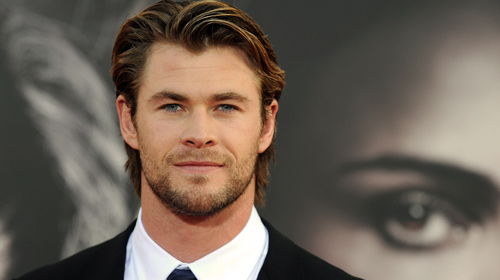
#> input picture images/Chris Hemsworth.jpg, 500 x 280 px
$ jupyter execute --allow-errors facenet.ipynb   (shell and % lines are left out)
#> lines starting #> are read from the running program, lines starting #| are printed output that depends on the picture
[cell 1]
import os, shutil

import cv2  # opencv
import numpy as np

from keras_facenet import FaceNet
from matplotlib import pyplot as plt
from mtcnn.mtcnn import MTCNN
from scipy.spatial import distance
from sklearn.model_selection import KFold
from sklearn.preprocessing import StandardScaler

[cell 2]
scaller = StandardScaler()
#> (the rest of this cell did not finish here and is left out)

[cell 3]
frame_test = cv2.imread('../images/Chris Hemsworth.jpg')
#> frame_test is the input picture: shape (280, 500, 3); mean B, G, R 86.4, 97.4, 109.5
gray_test=cv2.cvtColor(frame_test,cv2.COLOR_BGR2RGB)
#> (the rest of this cell did not finish here and is left out)

[cell 4]
class CustomScaller:
    def fit_transform(self, x:np.ndarray):
        # Не определился ещё
        # mean = np.mean(x, keepdims=True)
        # std = np.std(x, keepdims=True)
        # return (x - mean) / std
        max = np.max(x, keepdims=True)
        min = np.min(x, keepdims=True)
        return (x - min) / (max - min)

def norm(x, scaller=None):
    if scaller is None:
        scaller = CustomScaller()
    return scaller.fit_transform(x)

[cell 5]
def l2_normalize(x, axis=-1, epsilon=1e-10):
    output = x / np.sqrt(np.maximum(np.sum(np.square(x), axis=axis, keepdims=True), epsilon))
    return output
# l2_normalize(cv2.resize(frame_test[y_face:y_face+h_face, x_face:x_face+w_face], (160, 160)))

[cell 6]
def get_embeding(x:np.ndarray):
    return model.predict(
        norm(cv2.resize(x, (160, 160))
             .reshape(-1,160,160,3))
    )
#> (the rest of this cell did not finish here and is left out)

[cell 7]
def get_embedded_from_image(image):
    emb = []
    detected_faces = face_cascade.detectMultiScale(image,scaleFactor=1.2,minNeighbors=15)
    for (x_face,y_face,w_face,h_face) in detected_faces:
        emb.append(get_embeding(image[y_face:y_face+h_face,x_face:x_face+w_face]))
    return emb


def load_embeded_from_file(files_in:list):
    embeded = {}
    for file_in in files_in:
        frame_test = cv2.imread(file_in)
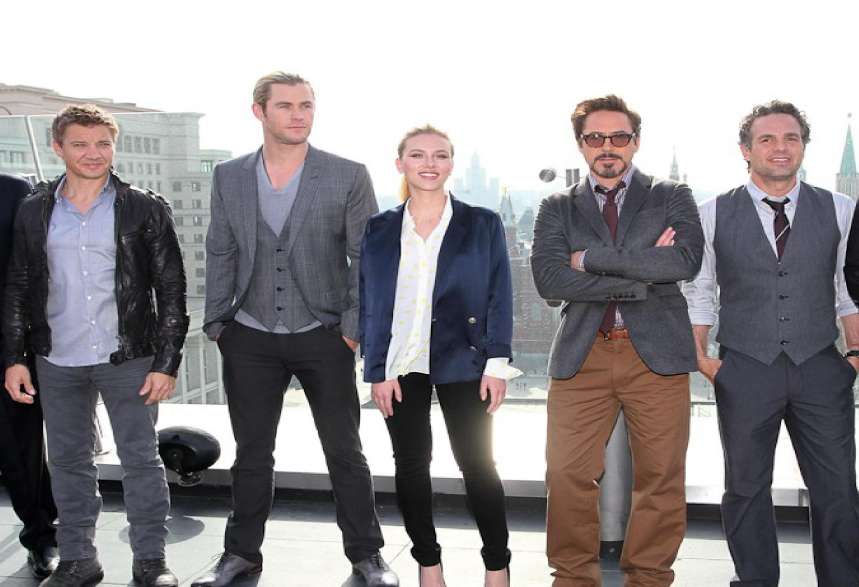
#> input picture test/3840x2160-avengers-cast-photocall-moscow-05.JPG, 2577 x 1759 px (shown at 1/3 size)
#> frame_test is the input picture: shape (1759, 2577, 3); mean B, G, R 145.3, 142.6, 146.5
        gray_test = cv2.cvtColor(frame_test,cv2.COLOR_BGR2GRAY)
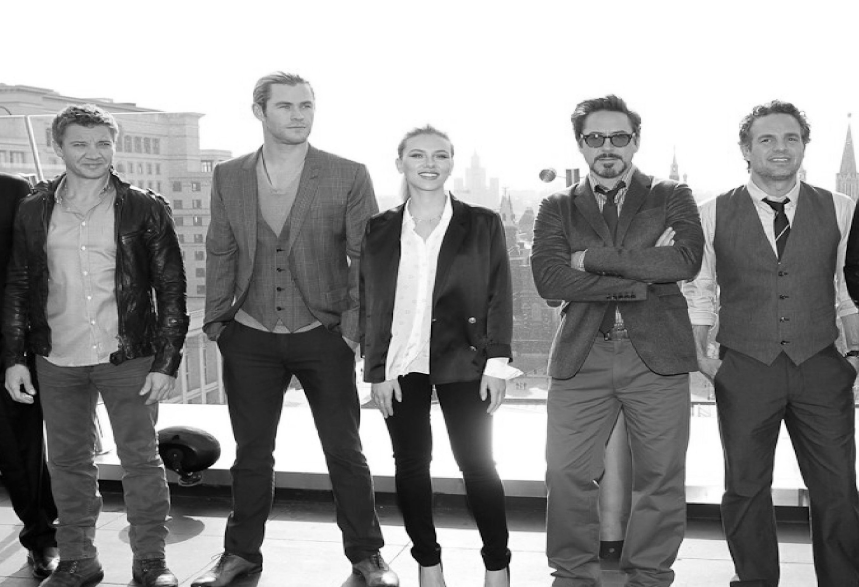
#> gray_test: shape (1759, 2577) (shown at 1/3 size); min 0, max 255, mean 144
        # detected_faces = [face['box'] for face in detector.detect_faces(frame_test)]
        detected_faces = face_cascade.detectMultiScale(gray_test,scaleFactor=1.2,minNeighbors=15)
        emb = []
        for (x_face,y_face,w_face,h_face) in detected_faces:
          emb.append({'embeded': get_embeding(frame_test[y_face:y_face+h_face,x_face:x_face+w_face]), 'axis': [x_face,y_face,w_face,h_face]})
        embeded[file_in] = emb
    return embeded

[cell 8]
default_path = '../images'
#> (the rest of this cell did not finish here and is left out)

[cell 9]
test_y = ['../test/3840x2160-avengers-cast-photocall-moscow-05.JPG']
#> (the rest of this cell did not finish here and is left out)

#> (a cell that did not finish here is left out)

[cell 11]
def predict(test_x, train_x, train_y):
    res = []
    for keys_test in test_x:
        for embeding_test  in test_x[keys_test]:
            min = 100
            res.append({'data_y':None, 'axis_test': embeding_test['axis']})
            for indx,keys_train in enumerate(train_x):
                for embeding_train in train_x[keys_train]:
                    dstns = distance.euclidean(embeding_test['embeded'], embeding_train['embeded'])
                    if dstns < 1 and min > dstns:
                        min = dstns
                        res[-1] = {'data_y':train_y[indx], 'axis_test':embeding_test['axis']}

        return res

#> (the rest of this cell did not finish here and is left out)

[cell 12]
frame_test = cv2.imread(test_y[0])
#> (the rest of this cell did not finish here and is left out)

[cell 13]
# celebrity_dataset_path = '../dataset/img_align_celeba'
# data_y = [celebrity_dataset_path + '/' + c for c in os.listdir(path=celebrity_dataset_path)]
# data_x = load_embeded_from_file(data_y)

#> (a cell that did not finish here is left out)

[cell 15]
dictionary = {}
#> (the rest of this cell did not finish here and is left out)

[cell 16]
for key in dictionary:
    if dictionary[key].__len__() < 10:
        print(key, end=';')

[cell 17]
src_path = '../dataset/img_align_celeba'
dest_path = '../dataset/img_align_sorted'

for key in dictionary:
    if dictionary[key].__len__() > 10:
        for file in dictionary[key]:
            if not os.path.exists(dest_path + '/' + key):
                os.mkdir(dest_path + '/' + key)
            shutil.copy(src_path + '/' + file, dest_path + '/' + key + '/' + file)
